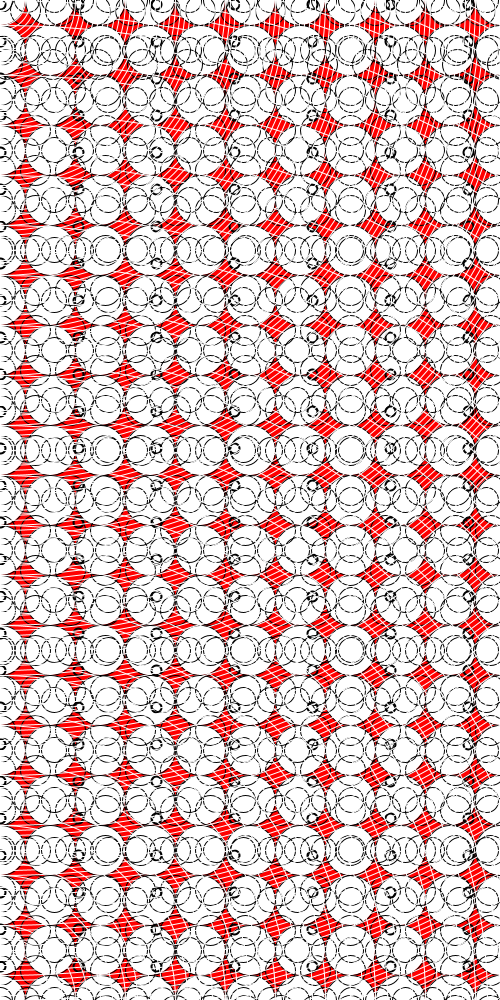
Frame 1 (no input)
Frame 60 (the mouse pressed at the canvas centre just before this capture): identical to frame 1, image omitted
Frame 120 (the mouse held since frame 60 and released just before this capture): identical to frame 1, image omitted

The Processing sketch that drew this single still picture (run headless with seeded random() and noise(); from frame 60 on, the mouse is pressed at the canvas centre):

// Processing sketch: processing_32949
// ── processing_32949.pde

int i=0;
int j=0;
int k=5;
int l=5;
int m=0;
int n=7;
int o=0;
int p=0;
int q=4;
int r=0;
int s=100;

void setup () {
  size (500,1000);
  background (255,0,0);
  smooth();

 
  while (j<500){
   
    while (i<11){
    ellipse (i*50, j*50, 50, 50);
    i=i+1;
    }
    j=j+1;
    i=0;
  }
 noFill();
 strokeWeight (2);
 while (q<1000){
 
 while (p<521){
 ellipse (p*6, q, 10, 10);
 p=p+13;
 }
 q=q+37;
 p=0;
 }
 
}

void draw (){
  
  strokeWeight (1);
 while (l<1000){ 
   
 while (k<521){ 
 ellipse (k*5, l*2, 30, 30);
k=k+7;
}
l=l+20;
k=0;
 }
  
  while (o<1000){
  
 while (m<521){
ellipse (m*3, o*5, 25, 25);
 m=m+9;
 }
 o=o+10;
 m=0;
  }
 
while (n<1000){
 ellipse (n, 64, 30, 30);
 n=n+45;
}

strokeWeight (1);
stroke (255,255, 255);
while (r<2500){
ellipse (0,0,r,r);
r=r+10;
}

strokeWeight (1);
//stroke (0,0,0);
while (s<2500){
ellipse (0,1000,s,s);
s=s+25;
}

}               
